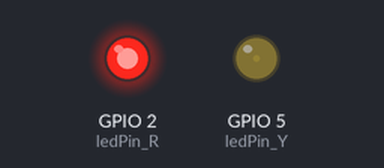
Simulated run of this sketch. Board: ESP32. Parts: output pins drawn as LEDs (lit = HIGH). What the sketch prints to the serial monitor is not drawn.

Above: at 0.05 s.
At 1.15 s:
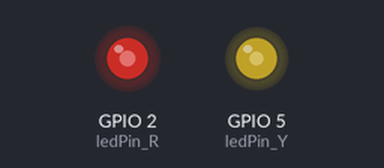
At 2.3 s:
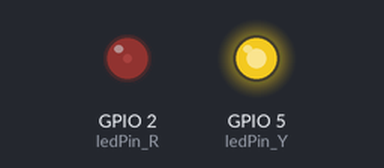
At 4.6 s:
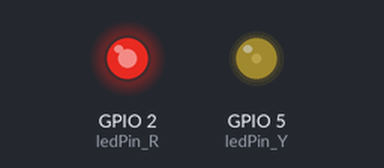
Timing chart, 0 to 6.7 s (numbered marks = the images above):
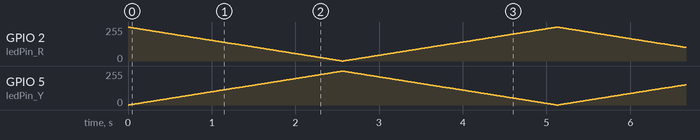

The sketch:

sketch_shiyaner.ino
```cpp
// 定义LED引脚
const int ledPin_R = 2;
const int ledPin_Y = 5;
// 设置PWM属性
const int freq = 5000;          // 频率 5000Hz
const int resolution = 8;       // 分辨率 8位 (0-255)

void setup() {
  Serial.begin(115200);

  // 【新版用法】直接将引脚、频率和分辨率绑定
  // 它会自动返回一个关联的通道（如果需要的话）
  ledcAttach(ledPin_R, freq, resolution);
  ledcAttach(ledPin_Y, freq, resolution);
}

void loop() {
  // 逐渐变亮
  for(int dutyCycle = 0;  dutyCycle <= 255; dutyCycle++){
    // 【新版用法】直接通过引脚号写入，不再需要指定通道
    ledcWrite(ledPin_R, 255-dutyCycle);
    ledcWrite(ledPin_Y, dutyCycle);

    delay(10);
  }

  // 逐渐变亮
for(int dutyCycle = 255; dutyCycle >= 0; dutyCycle--){
    // 【新版用法】直接通过引脚号写入，不再需要指定通道
    ledcWrite(ledPin_R, 255-dutyCycle);
    ledcWrite(ledPin_Y, dutyCycle);

    delay(10);
  }


  Serial.println("Breathing cycle completed");
}
```
